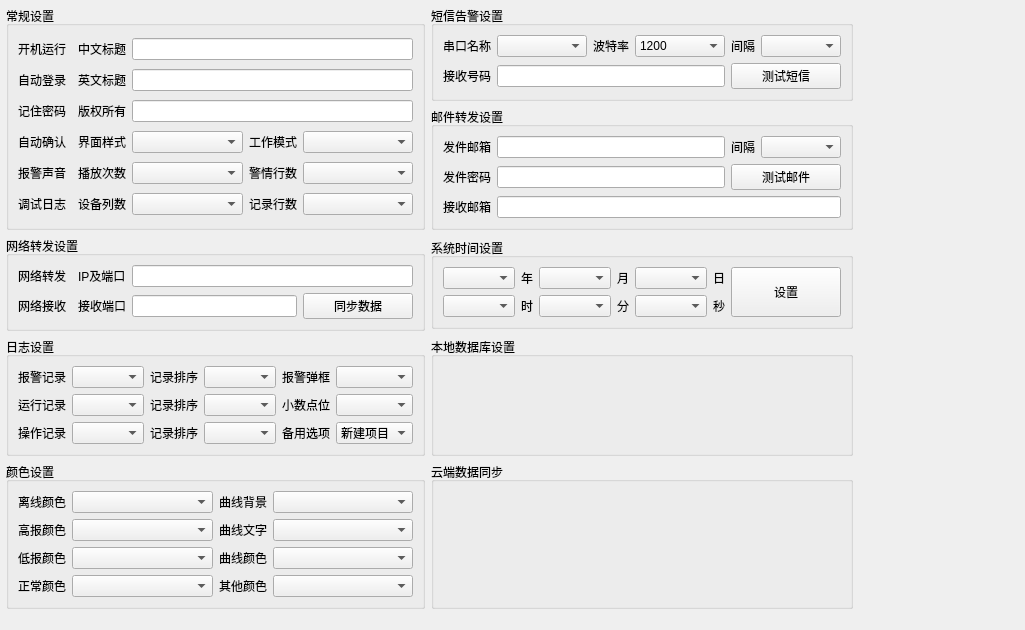
<?xml version="1.0" encoding="UTF-8"?>
<ui version="4.0">
 <class>frmConfigSystem</class>
 <widget class="QWidget" name="frmConfigSystem">
  <property name="geometry">
   <rect>
    <x>0</x>
    <y>0</y>
    <width>1025</width>
    <height>630</height>
   </rect>
  </property>
  <property name="windowTitle">
   <string>Form</string>
  </property>
  <layout class="QGridLayout" name="gridLayout_5">
   <property name="leftMargin">
    <number>6</number>
   </property>
   <property name="topMargin">
    <number>6</number>
   </property>
   <property name="rightMargin">
    <number>6</number>
   </property>
   <property name="bottomMargin">
    <number>6</number>
   </property>
   <item row="1" column="1">
    <widget class="QGroupBox" name="gboxEmailLink">
     <property name="sizePolicy">
      <sizepolicy hsizetype="Preferred" vsizetype="Fixed">
       <horstretch>0</horstretch>
       <verstretch>0</verstretch>
      </sizepolicy>
     </property>
     <property name="title">
      <string>邮件转发设置</string>
     </property>
     <layout class="QGridLayout" name="gridLayout_7">
      <item row="0" column="0">
       <widget class="QLabel" name="labSendEmailAddr">
        <property name="text">
         <string>发件邮箱</string>
        </property>
       </widget>
      </item>
      <item row="0" column="1">
       <widget class="QLineEdit" name="txtSendEmailAddr"/>
      </item>
      <item row="0" column="2">
       <widget class="QLabel" name="labEmailInterval">
        <property name="text">
         <string>间隔</string>
        </property>
       </widget>
      </item>
      <item row="0" column="3">
       <widget class="QComboBox" name="cboxEmailInterval">
        <property name="minimumSize">
         <size>
          <width>80</width>
          <height>0</height>
         </size>
        </property>
       </widget>
      </item>
      <item row="1" column="0">
       <widget class="QLabel" name="labSendEmailPwd">
        <property name="text">
         <string>发件密码</string>
        </property>
       </widget>
      </item>
      <item row="2" column="0">
       <widget class="QLabel" name="labReceiveEmailAddr">
        <property name="text">
         <string>接收邮箱</string>
        </property>
       </widget>
      </item>
      <item row="2" column="1" colspan="3">
       <widget class="QLineEdit" name="txtReceiveEmailAddr">
        <property name="toolTip">
         <string>支持多个邮箱,以英文分号;隔开</string>
        </property>
       </widget>
      </item>
      <item row="1" column="1">
       <widget class="QLineEdit" name="txtSendEmailPwd">
        <property name="echoMode">
         <enum>QLineEdit::Password</enum>
        </property>
       </widget>
      </item>
      <item row="1" column="2" colspan="2">
       <widget class="QPushButton" name="btnSendEmail">
        <property name="text">
         <string>测试邮件</string>
        </property>
       </widget>
      </item>
     </layout>
    </widget>
   </item>
   <item row="3" column="1">
    <widget class="QGroupBox" name="gboxLocalDB">
     <property name="title">
      <string>本地数据库设置</string>
     </property>
     <layout class="QVBoxLayout" name="verticalLayout_2">
      <property name="leftMargin">
       <number>0</number>
      </property>
      <property name="topMargin">
       <number>0</number>
      </property>
      <property name="rightMargin">
       <number>0</number>
      </property>
      <property name="bottomMargin">
       <number>0</number>
      </property>
      <item>
       <widget class="frmConfigDb" name="widgetConfigDb" native="true"/>
      </item>
     </layout>
    </widget>
   </item>
   <item row="5" column="0" colspan="2">
    <spacer name="verticalSpacer">
     <property name="orientation">
      <enum>Qt::Vertical</enum>
     </property>
     <property name="sizeHint" stdset="0">
      <size>
       <width>20</width>
       <height>132</height>
      </size>
     </property>
    </spacer>
   </item>
   <item row="0" column="1">
    <widget class="QGroupBox" name="gboxMsgLink">
     <property name="sizePolicy">
      <sizepolicy hsizetype="Preferred" vsizetype="Fixed">
       <horstretch>0</horstretch>
       <verstretch>0</verstretch>
      </sizepolicy>
     </property>
     <property name="title">
      <string>短信告警设置</string>
     </property>
     <layout class="QGridLayout" name="gridLayout_4">
      <item row="0" column="0">
       <widget class="QLabel" name="labMsgPortName">
        <property name="text">
         <string>串口名称</string>
        </property>
       </widget>
      </item>
      <item row="0" column="1">
       <widget class="QComboBox" name="cboxMsgPortName">
        <property name="sizePolicy">
         <sizepolicy hsizetype="Expanding" vsizetype="Fixed">
          <horstretch>0</horstretch>
          <verstretch>0</verstretch>
         </sizepolicy>
        </property>
       </widget>
      </item>
      <item row="0" column="2">
       <widget class="QLabel" name="labMsgBaudRate">
        <property name="text">
         <string>波特率</string>
        </property>
       </widget>
      </item>
      <item row="0" column="3">
       <widget class="QComboBox" name="cboxMsgBaudRate">
        <property name="sizePolicy">
         <sizepolicy hsizetype="Expanding" vsizetype="Fixed">
          <horstretch>0</horstretch>
          <verstretch>0</verstretch>
         </sizepolicy>
        </property>
        <item>
         <property name="text">
          <string>1200</string>
         </property>
        </item>
        <item>
         <property name="text">
          <string>2400</string>
         </property>
        </item>
        <item>
         <property name="text">
          <string>4800</string>
         </property>
        </item>
        <item>
         <property name="text">
          <string>9600</string>
         </property>
        </item>
        <item>
         <property name="text">
          <string>115200</string>
         </property>
        </item>
       </widget>
      </item>
      <item row="0" column="4">
       <widget class="QLabel" name="labMsgInterval">
        <property name="text">
         <string>间隔</string>
        </property>
       </widget>
      </item>
      <item row="0" column="5">
       <widget class="QComboBox" name="cboxMsgInterval">
        <property name="minimumSize">
         <size>
          <width>80</width>
          <height>0</height>
         </size>
        </property>
       </widget>
      </item>
      <item row="1" column="0">
       <widget class="QLabel" name="labMsgTel">
        <property name="text">
         <string>接收号码</string>
        </property>
       </widget>
      </item>
      <item row="1" column="1" colspan="3">
       <widget class="QLineEdit" name="txtMsgTel">
        <property name="toolTip">
         <string>支持多个号码,以英文分号;隔开</string>
        </property>
       </widget>
      </item>
      <item row="1" column="4" colspan="2">
       <widget class="QPushButton" name="btnSendMsg">
        <property name="text">
         <string>测试短信</string>
        </property>
       </widget>
      </item>
     </layout>
    </widget>
   </item>
   <item row="4" column="1">
    <widget class="QGroupBox" name="gboxNetDB">
     <property name="title">
      <string>云端数据同步</string>
     </property>
     <layout class="QVBoxLayout" name="verticalLayout_3">
      <property name="leftMargin">
       <number>0</number>
      </property>
      <property name="topMargin">
       <number>0</number>
      </property>
      <property name="rightMargin">
       <number>0</number>
      </property>
      <property name="bottomMargin">
       <number>0</number>
      </property>
      <item>
       <widget class="frmConfigDbNet" name="widgetConfigDbNet" native="true"/>
      </item>
     </layout>
    </widget>
   </item>
   <item row="2" column="0">
    <widget class="QGroupBox" name="gboxNetLink">
     <property name="title">
      <string>网络转发设置</string>
     </property>
     <layout class="QGridLayout" name="gridLayout_3">
      <item row="1" column="0">
       <widget class="QLabel" name="labUseNetReceive">
        <property name="text">
         <string>网络接收</string>
        </property>
       </widget>
      </item>
      <item row="1" column="2">
       <widget class="QLabel" name="labNetReceivePort">
        <property name="text">
         <string>接收端口</string>
        </property>
       </widget>
      </item>
      <item row="0" column="0">
       <widget class="QLabel" name="labUseNetSend">
        <property name="text">
         <string>网络转发</string>
        </property>
       </widget>
      </item>
      <item row="0" column="2">
       <widget class="QLabel" name="labNetSendInfo">
        <property name="text">
         <string>IP及端口</string>
        </property>
       </widget>
      </item>
      <item row="0" column="1">
       <widget class="SwitchButton" name="btnUseNetSend" native="true"/>
      </item>
      <item row="1" column="1">
       <widget class="SwitchButton" name="btnUseNetReceive" native="true"/>
      </item>
      <item row="1" column="3">
       <widget class="QLineEdit" name="txtNetReceivePort">
        <property name="sizePolicy">
         <sizepolicy hsizetype="Expanding" vsizetype="Fixed">
          <horstretch>0</horstretch>
          <verstretch>0</verstretch>
         </sizepolicy>
        </property>
       </widget>
      </item>
      <item row="1" column="4">
       <widget class="QPushButton" name="btnSendData">
        <property name="minimumSize">
         <size>
          <width>110</width>
          <height>0</height>
         </size>
        </property>
        <property name="text">
         <string>同步数据</string>
        </property>
       </widget>
      </item>
      <item row="0" column="3" colspan="2">
       <widget class="QLineEdit" name="txtNetSendInfo">
        <property name="sizePolicy">
         <sizepolicy hsizetype="Expanding" vsizetype="Fixed">
          <horstretch>0</horstretch>
          <verstretch>0</verstretch>
         </sizepolicy>
        </property>
       </widget>
      </item>
     </layout>
    </widget>
   </item>
   <item row="3" column="0">
    <widget class="QGroupBox" name="gboxLog">
     <property name="title">
      <string>日志设置</string>
     </property>
     <layout class="QGridLayout" name="gridLayout_10">
      <item row="1" column="0">
       <widget class="QLabel" name="labNodeLogMaxCount">
        <property name="text">
         <string>运行记录</string>
        </property>
       </widget>
      </item>
      <item row="0" column="1">
       <widget class="QComboBox" name="cboxAlarmLogMaxCount">
        <property name="sizePolicy">
         <sizepolicy hsizetype="Expanding" vsizetype="Fixed">
          <horstretch>0</horstretch>
          <verstretch>0</verstretch>
         </sizepolicy>
        </property>
       </widget>
      </item>
      <item row="1" column="2">
       <widget class="QLabel" name="labNodeLogOrder">
        <property name="text">
         <string>记录排序</string>
        </property>
       </widget>
      </item>
      <item row="0" column="2">
       <widget class="QLabel" name="labAlarmLogOrder">
        <property name="text">
         <string>记录排序</string>
        </property>
       </widget>
      </item>
      <item row="2" column="0">
       <widget class="QLabel" name="labUserLogMaxCount">
        <property name="text">
         <string>操作记录</string>
        </property>
       </widget>
      </item>
      <item row="2" column="2">
       <widget class="QLabel" name="labUserLogOrder">
        <property name="text">
         <string>记录排序</string>
        </property>
       </widget>
      </item>
      <item row="0" column="4">
       <widget class="QLabel" name="labTipInterval">
        <property name="text">
         <string>报警弹框</string>
        </property>
       </widget>
      </item>
      <item row="0" column="3">
       <widget class="QComboBox" name="cboxAlarmLogOrder">
        <property name="sizePolicy">
         <sizepolicy hsizetype="Expanding" vsizetype="Fixed">
          <horstretch>0</horstretch>
          <verstretch>0</verstretch>
         </sizepolicy>
        </property>
       </widget>
      </item>
      <item row="2" column="3">
       <widget class="QComboBox" name="cboxUserLogOrder"/>
      </item>
      <item row="0" column="0">
       <widget class="QLabel" name="labAlarmLogMaxCount">
        <property name="text">
         <string>报警记录</string>
        </property>
       </widget>
      </item>
      <item row="1" column="3">
       <widget class="QComboBox" name="cboxNodeLogOrder"/>
      </item>
      <item row="1" column="1">
       <widget class="QComboBox" name="cboxNodeLogMaxCount"/>
      </item>
      <item row="2" column="1">
       <widget class="QComboBox" name="cboxUserLogMaxCount"/>
      </item>
      <item row="0" column="5">
       <widget class="QComboBox" name="cboxTipInterval">
        <property name="sizePolicy">
         <sizepolicy hsizetype="Expanding" vsizetype="Fixed">
          <horstretch>0</horstretch>
          <verstretch>0</verstretch>
         </sizepolicy>
        </property>
       </widget>
      </item>
      <item row="1" column="4">
       <widget class="QLabel" name="labPrecision">
        <property name="text">
         <string>小数点位</string>
        </property>
       </widget>
      </item>
      <item row="1" column="5">
       <widget class="QComboBox" name="cboxPrecision"/>
      </item>
      <item row="2" column="5">
       <widget class="QComboBox" name="comboBox_3">
        <item>
         <property name="text">
          <string>新建项目</string>
         </property>
        </item>
       </widget>
      </item>
      <item row="2" column="4">
       <widget class="QLabel" name="label_3">
        <property name="text">
         <string>备用选项</string>
        </property>
       </widget>
      </item>
     </layout>
    </widget>
   </item>
   <item row="4" column="0">
    <widget class="QGroupBox" name="gboxColor">
     <property name="title">
      <string>颜色设置</string>
     </property>
     <layout class="QGridLayout" name="gridLayout_8">
      <item row="0" column="0">
       <widget class="QLabel" name="labColorZero">
        <property name="text">
         <string>离线颜色</string>
        </property>
       </widget>
      </item>
      <item row="0" column="1">
       <widget class="ColorComboBox" name="cboxColorZero">
        <property name="sizePolicy">
         <sizepolicy hsizetype="Expanding" vsizetype="Fixed">
          <horstretch>0</horstretch>
          <verstretch>0</verstretch>
         </sizepolicy>
        </property>
       </widget>
      </item>
      <item row="0" column="2">
       <widget class="QLabel" name="labColorPlotBg">
        <property name="text">
         <string>曲线背景</string>
        </property>
       </widget>
      </item>
      <item row="0" column="3">
       <widget class="ColorComboBox" name="cboxColorPlotBg">
        <property name="sizePolicy">
         <sizepolicy hsizetype="Expanding" vsizetype="Fixed">
          <horstretch>0</horstretch>
          <verstretch>0</verstretch>
         </sizepolicy>
        </property>
       </widget>
      </item>
      <item row="1" column="0">
       <widget class="QLabel" name="labColorUpper">
        <property name="text">
         <string>高报颜色</string>
        </property>
       </widget>
      </item>
      <item row="1" column="1">
       <widget class="ColorComboBox" name="cboxColorUpper">
        <property name="sizePolicy">
         <sizepolicy hsizetype="Expanding" vsizetype="Fixed">
          <horstretch>0</horstretch>
          <verstretch>0</verstretch>
         </sizepolicy>
        </property>
       </widget>
      </item>
      <item row="1" column="2">
       <widget class="QLabel" name="labColorPlotText">
        <property name="text">
         <string>曲线文字</string>
        </property>
       </widget>
      </item>
      <item row="1" column="3">
       <widget class="ColorComboBox" name="cboxColorPlotText">
        <property name="sizePolicy">
         <sizepolicy hsizetype="Expanding" vsizetype="Fixed">
          <horstretch>0</horstretch>
          <verstretch>0</verstretch>
         </sizepolicy>
        </property>
       </widget>
      </item>
      <item row="2" column="0">
       <widget class="QLabel" name="labColorLimit">
        <property name="text">
         <string>低报颜色</string>
        </property>
       </widget>
      </item>
      <item row="2" column="1">
       <widget class="ColorComboBox" name="cboxColorLimit">
        <property name="sizePolicy">
         <sizepolicy hsizetype="Expanding" vsizetype="Fixed">
          <horstretch>0</horstretch>
          <verstretch>0</verstretch>
         </sizepolicy>
        </property>
       </widget>
      </item>
      <item row="2" column="2">
       <widget class="QLabel" name="labColorPlotLine">
        <property name="text">
         <string>曲线颜色</string>
        </property>
       </widget>
      </item>
      <item row="2" column="3">
       <widget class="ColorComboBox" name="cboxColorPlotLine">
        <property name="sizePolicy">
         <sizepolicy hsizetype="Expanding" vsizetype="Fixed">
          <horstretch>0</horstretch>
          <verstretch>0</verstretch>
         </sizepolicy>
        </property>
       </widget>
      </item>
      <item row="3" column="0">
       <widget class="QLabel" name="labColorNormal">
        <property name="text">
         <string>正常颜色</string>
        </property>
       </widget>
      </item>
      <item row="3" column="1">
       <widget class="ColorComboBox" name="cboxColorNormal">
        <property name="sizePolicy">
         <sizepolicy hsizetype="Expanding" vsizetype="Fixed">
          <horstretch>0</horstretch>
          <verstretch>0</verstretch>
         </sizepolicy>
        </property>
       </widget>
      </item>
      <item row="3" column="2">
       <widget class="QLabel" name="labColorOther">
        <property name="text">
         <string>其他颜色</string>
        </property>
       </widget>
      </item>
      <item row="3" column="3">
       <widget class="ColorComboBox" name="cboxColorOther">
        <property name="sizePolicy">
         <sizepolicy hsizetype="Expanding" vsizetype="Fixed">
          <horstretch>0</horstretch>
          <verstretch>0</verstretch>
         </sizepolicy>
        </property>
       </widget>
      </item>
     </layout>
    </widget>
   </item>
   <item row="2" column="1">
    <widget class="QGroupBox" name="gboxTime">
     <property name="sizePolicy">
      <sizepolicy hsizetype="Preferred" vsizetype="Fixed">
       <horstretch>0</horstretch>
       <verstretch>0</verstretch>
      </sizepolicy>
     </property>
     <property name="title">
      <string>系统时间设置</string>
     </property>
     <layout class="QGridLayout" name="gridLayout">
      <item row="0" column="0">
       <widget class="QComboBox" name="cboxYear">
        <property name="sizePolicy">
         <sizepolicy hsizetype="Expanding" vsizetype="Fixed">
          <horstretch>0</horstretch>
          <verstretch>0</verstretch>
         </sizepolicy>
        </property>
       </widget>
      </item>
      <item row="0" column="1">
       <widget class="QLabel" name="labYear">
        <property name="text">
         <string>年</string>
        </property>
       </widget>
      </item>
      <item row="0" column="2">
       <widget class="QComboBox" name="cboxMonth">
        <property name="sizePolicy">
         <sizepolicy hsizetype="Expanding" vsizetype="Fixed">
          <horstretch>0</horstretch>
          <verstretch>0</verstretch>
         </sizepolicy>
        </property>
       </widget>
      </item>
      <item row="0" column="3">
       <widget class="QLabel" name="labMonth">
        <property name="text">
         <string>月</string>
        </property>
       </widget>
      </item>
      <item row="0" column="4">
       <widget class="QComboBox" name="cboxDay">
        <property name="sizePolicy">
         <sizepolicy hsizetype="Expanding" vsizetype="Fixed">
          <horstretch>0</horstretch>
          <verstretch>0</verstretch>
         </sizepolicy>
        </property>
       </widget>
      </item>
      <item row="0" column="5">
       <widget class="QLabel" name="labDay">
        <property name="text">
         <string>日</string>
        </property>
       </widget>
      </item>
      <item row="1" column="0">
       <widget class="QComboBox" name="cboxHour">
        <property name="sizePolicy">
         <sizepolicy hsizetype="Expanding" vsizetype="Fixed">
          <horstretch>0</horstretch>
          <verstretch>0</verstretch>
         </sizepolicy>
        </property>
       </widget>
      </item>
      <item row="1" column="1">
       <widget class="QLabel" name="labHour">
        <property name="text">
         <string>时</string>
        </property>
       </widget>
      </item>
      <item row="1" column="2">
       <widget class="QComboBox" name="cboxMin">
        <property name="sizePolicy">
         <sizepolicy hsizetype="Expanding" vsizetype="Fixed">
          <horstretch>0</horstretch>
          <verstretch>0</verstretch>
         </sizepolicy>
        </property>
       </widget>
      </item>
      <item row="1" column="3">
       <widget class="QLabel" name="labMin">
        <property name="text">
         <string>分</string>
        </property>
       </widget>
      </item>
      <item row="1" column="4">
       <widget class="QComboBox" name="cboxSec">
        <property name="sizePolicy">
         <sizepolicy hsizetype="Expanding" vsizetype="Fixed">
          <horstretch>0</horstretch>
          <verstretch>0</verstretch>
         </sizepolicy>
        </property>
       </widget>
      </item>
      <item row="1" column="5">
       <widget class="QLabel" name="labSec">
        <property name="text">
         <string>秒</string>
        </property>
       </widget>
      </item>
      <item row="0" column="6" rowspan="2">
       <widget class="QPushButton" name="btnSetTime">
        <property name="sizePolicy">
         <sizepolicy hsizetype="Minimum" vsizetype="Expanding">
          <horstretch>0</horstretch>
          <verstretch>0</verstretch>
         </sizepolicy>
        </property>
        <property name="minimumSize">
         <size>
          <width>110</width>
          <height>0</height>
         </size>
        </property>
        <property name="text">
         <string>设置</string>
        </property>
       </widget>
      </item>
     </layout>
    </widget>
   </item>
   <item row="0" column="0" rowspan="2">
    <widget class="QGroupBox" name="gboxBase">
     <property name="title">
      <string>常规设置</string>
     </property>
     <layout class="QGridLayout" name="gridLayout_2">
      <item row="2" column="2">
       <widget class="QLabel" name="labCopyright">
        <property name="text">
         <string>版权所有</string>
        </property>
       </widget>
      </item>
      <item row="2" column="3" colspan="3">
       <widget class="QLineEdit" name="txtCopyright">
        <property name="readOnly">
         <bool>false</bool>
        </property>
       </widget>
      </item>
      <item row="3" column="2">
       <widget class="QLabel" name="labStyleName">
        <property name="text">
         <string>界面样式</string>
        </property>
       </widget>
      </item>
      <item row="4" column="0">
       <widget class="QLabel" name="labPlayAlarmSound">
        <property name="text">
         <string>报警声音</string>
        </property>
       </widget>
      </item>
      <item row="4" column="1">
       <widget class="SwitchButton" name="btnPlayAlarmSound" native="true"/>
      </item>
      <item row="4" column="2">
       <widget class="QLabel" name="labPlayCount">
        <property name="text">
         <string>播放次数</string>
        </property>
       </widget>
      </item>
      <item row="4" column="3">
       <widget class="QComboBox" name="cboxPlayCount">
        <property name="sizePolicy">
         <sizepolicy hsizetype="Expanding" vsizetype="Fixed">
          <horstretch>0</horstretch>
          <verstretch>0</verstretch>
         </sizepolicy>
        </property>
       </widget>
      </item>
      <item row="4" column="4">
       <widget class="QLabel" name="labMsgCount">
        <property name="text">
         <string>警情行数</string>
        </property>
       </widget>
      </item>
      <item row="4" column="5">
       <widget class="QComboBox" name="cboxMsgCount"/>
      </item>
      <item row="5" column="2">
       <widget class="QLabel" name="labDeviceColumn">
        <property name="text">
         <string>设备列数</string>
        </property>
       </widget>
      </item>
      <item row="5" column="3">
       <widget class="QComboBox" name="cboxDeviceColumn"/>
      </item>
      <item row="5" column="4">
       <widget class="QLabel" name="labRecordsPerpage">
        <property name="text">
         <string>记录行数</string>
        </property>
       </widget>
      </item>
      <item row="5" column="5">
       <widget class="QComboBox" name="cboxRecordsPerpage">
        <property name="sizePolicy">
         <sizepolicy hsizetype="Expanding" vsizetype="Fixed">
          <horstretch>0</horstretch>
          <verstretch>0</verstretch>
         </sizepolicy>
        </property>
       </widget>
      </item>
      <item row="3" column="3">
       <widget class="QComboBox" name="cboxStyleName"/>
      </item>
      <item row="3" column="4">
       <widget class="QLabel" name="labWorkMode">
        <property name="text">
         <string>工作模式</string>
        </property>
       </widget>
      </item>
      <item row="3" column="5">
       <widget class="QComboBox" name="cboxWorkMode"/>
      </item>
      <item row="1" column="3" colspan="3">
       <widget class="QLineEdit" name="txtTitleEn"/>
      </item>
      <item row="1" column="2">
       <widget class="QLabel" name="labTitleE">
        <property name="text">
         <string>英文标题</string>
        </property>
       </widget>
      </item>
      <item row="0" column="3" colspan="3">
       <widget class="QLineEdit" name="txtTitleCn"/>
      </item>
      <item row="0" column="2">
       <widget class="QLabel" name="labTitleC">
        <property name="text">
         <string>中文标题</string>
        </property>
       </widget>
      </item>
      <item row="5" column="0">
       <widget class="QLabel" name="labSaveLog">
        <property name="text">
         <string>调试日志</string>
        </property>
       </widget>
      </item>
      <item row="5" column="1">
       <widget class="SwitchButton" name="btnSaveLog" native="true"/>
      </item>
      <item row="0" column="0">
       <widget class="QLabel" name="labAutoRun">
        <property name="text">
         <string>开机运行</string>
        </property>
       </widget>
      </item>
      <item row="0" column="1">
       <widget class="SwitchButton" name="btnAutoRun" native="true"/>
      </item>
      <item row="1" column="0">
       <widget class="QLabel" name="labAutoLogin">
        <property name="text">
         <string>自动登录</string>
        </property>
       </widget>
      </item>
      <item row="1" column="1">
       <widget class="SwitchButton" name="btnAutoLogin" native="true"/>
      </item>
      <item row="2" column="0">
       <widget class="QLabel" name="labAutoPwd">
        <property name="text">
         <string>记住密码</string>
        </property>
       </widget>
      </item>
      <item row="2" column="1">
       <widget class="SwitchButton" name="btnAutoPwd" native="true"/>
      </item>
      <item row="3" column="0">
       <widget class="QLabel" name="labAutoConfirm">
        <property name="text">
         <string>自动确认</string>
        </property>
       </widget>
      </item>
      <item row="3" column="1">
       <widget class="SwitchButton" name="btnAutoConfirm" native="true"/>
      </item>
     </layout>
    </widget>
   </item>
   <item row="0" column="2">
    <spacer name="horizontalSpacer">
     <property name="orientation">
      <enum>Qt::Horizontal</enum>
     </property>
     <property name="sizeHint" stdset="0">
      <size>
       <width>40</width>
       <height>20</height>
      </size>
     </property>
    </spacer>
   </item>
  </layout>
 </widget>
 <customwidgets>
  <customwidget>
   <class>ColorComboBox</class>
   <extends>QComboBox</extends>
   <header location="global">colorcombobox.h</header>
  </customwidget>
  <customwidget>
   <class>SwitchButton</class>
   <extends>QWidget</extends>
   <header>switchbutton.h</header>
   <container>1</container>
  </customwidget>
  <customwidget>
   <class>frmConfigDb</class>
   <extends>QWidget</extends>
   <header>frmconfigdb.h</header>
   <container>1</container>
  </customwidget>
  <customwidget>
   <class>frmConfigDbNet</class>
   <extends>QWidget</extends>
   <header>frmconfigdbnet.h</header>
   <container>1</container>
  </customwidget>
 </customwidgets>
 <tabstops>
  <tabstop>txtTitleCn</tabstop>
  <tabstop>txtTitleEn</tabstop>
  <tabstop>txtCopyright</tabstop>
  <tabstop>cboxStyleName</tabstop>
  <tabstop>cboxPlayCount</tabstop>
  <tabstop>cboxMsgCount</tabstop>
  <tabstop>cboxDeviceColumn</tabstop>
  <tabstop>cboxRecordsPerpage</tabstop>
  <tabstop>txtNetSendInfo</tabstop>
  <tabstop>txtNetReceivePort</tabstop>
  <tabstop>btnSendData</tabstop>
  <tabstop>cboxAlarmLogMaxCount</tabstop>
  <tabstop>cboxAlarmLogOrder</tabstop>
  <tabstop>cboxNodeLogMaxCount</tabstop>
  <tabstop>cboxNodeLogOrder</tabstop>
  <tabstop>cboxUserLogMaxCount</tabstop>
  <tabstop>cboxUserLogOrder</tabstop>
  <tabstop>cboxColorZero</tabstop>
  <tabstop>cboxColorPlotBg</tabstop>
  <tabstop>cboxColorUpper</tabstop>
  <tabstop>cboxColorPlotText</tabstop>
  <tabstop>cboxColorLimit</tabstop>
  <tabstop>cboxColorPlotLine</tabstop>
  <tabstop>cboxColorNormal</tabstop>
  <tabstop>cboxColorOther</tabstop>
  <tabstop>cboxMsgPortName</tabstop>
  <tabstop>cboxMsgBaudRate</tabstop>
  <tabstop>cboxMsgInterval</tabstop>
  <tabstop>txtMsgTel</tabstop>
  <tabstop>btnSendMsg</tabstop>
  <tabstop>txtSendEmailAddr</tabstop>
  <tabstop>cboxEmailInterval</tabstop>
  <tabstop>txtSendEmailPwd</tabstop>
  <tabstop>txtReceiveEmailAddr</tabstop>
  <tabstop>btnSendEmail</tabstop>
  <tabstop>cboxYear</tabstop>
  <tabstop>cboxMonth</tabstop>
  <tabstop>cboxDay</tabstop>
  <tabstop>cboxHour</tabstop>
  <tabstop>cboxMin</tabstop>
  <tabstop>cboxSec</tabstop>
  <tabstop>btnSetTime</tabstop>
 </tabstops>
 <resources/>
 <connections/>
</ui>
